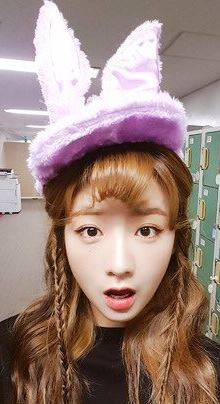
//> input picture opencv-2.4/test.JPG, 220 x 404 px, given in place of the camera
$ ./main   (built with g++ and OpenCV 4)
//> lines starting //> are read from the running program, lines starting //| are printed output that depends on the picture
### opencv-2.4/FaceTask.h
#pragma once
#include <iostream>
#include <string>
#include <fstream>
#include <sstream>
#include <time.h>
#include <Windows.h>

#include "opencv2\core\core.hpp"
#include "opencv2\contrib\contrib.hpp"
#include "opencv2\highgui\highgui.hpp"
#include "opencv2\objdetect\objdetect.hpp"
#include "opencv2\opencv.hpp"

using namespace cv;
using namespace std;


class FaceTask
{
public:
	FaceTask();

	void data_list_read(const string& file_name, vector<Mat>& image_list, vector<int>& label_list);
	void ImageTrainner();
	int WindowsFaceGate(Mat&, VideoCapture&);
	void ShowIMG2LBP();
	Mat image2LBP(Mat src);

	~FaceTask();

};

### opencv-2.4/HandTask.h
#pragma once

#include <iostream>
#include <string>
#include <fstream>
#include <sstream>
#include <time.h>
#include <Windows.h>

#include "opencv2\core\core.hpp"
#include "opencv2\contrib\contrib.hpp"
#include "opencv2\highgui\highgui.hpp"
#include "opencv2\objdetect\objdetect.hpp"
#include "opencv2\opencv.hpp"

using namespace std;
using namespace cv;

class HandTask
{
public:
	HandTask();
	void erode_dilate(Mat&, Size);
	int getMaxContoursIdx(Mat&, vector<vector<Point>>&, vector<Vec4i>&, int);
	Point getMousePosition(Rect, int);

	~HandTask();
};

### opencv-2.4/HandTask.cpp
#include "HandTask.h"

HandTask::HandTask()
{
}

// [48 lines left out: functions erode_dilate, getMaxContoursIdx, getMousePosition, not called in this run]


HandTask::~HandTask()
{
}

### opencv-2.4/FaceTask.cpp
#pragma once
#include "FaceTask.h"

string classifier = "K:/Downloads/opencv/sources/data/haarcascades/haarcascade_frontalface_default.xml";
string save_path = "D:/Programming/ImageProcessing/opencv-2.4/trainner2.yml";
string sample_path = "D:/Programming/ImageProcessing/opencv-2.4/dataSet/User.1.46.jpg";
string command_file = "D:/Programming/ImageProcessing/opencv-2.4/order.txt";
string learning_data = "D:/Programming/ImageProcessing/opencv-2.4/trainner2.yml";

FaceTask::FaceTask()
{
}


// [50 lines left out: functions data_list_read, ImageTrainner, not called in this run]


int FaceTask::WindowsFaceGate(Mat& frame, VideoCapture& cap) {
	bool result = false;
	clock_t limit_time;

	cout << "==================== Start recognition ====================" << endl;

	Ptr<FaceRecognizer>  model = createLBPHFaceRecognizer();
	model->load(learning_data);
//> (this line was passed over: load is not available in this run)

	CascadeClassifier face_cascade;

	if (!face_cascade.load(classifier)) {
		cout << " Error loading file" << endl;
		return -2;
	}

	clock_t start = clock();


	Mat testSample = imread(sample_path, 0);
//> User.1.46.jpg cannot be read in this run, so this picture is empty
	int img_width = testSample.cols;
//> img_width = 0
	int img_height = testSample.rows;
//> img_height = 0


	while (true)
	{
		cap >> frame;
//> frame is the input picture: 404 rows x 220 cols, CV_8UC3; mean B, G, R 122.4, 130.7, 154.4

		vector<Rect> faces;
		Mat graySacleFrame;
		Mat original;
		Mat test_mat;

		if (!frame.empty()) {
			int width = 0;
			int height = 0;

			Rect roi;

			original = frame.clone();
			test_mat = frame.clone();

			cvtColor(frame, graySacleFrame, CV_BGR2GRAY);
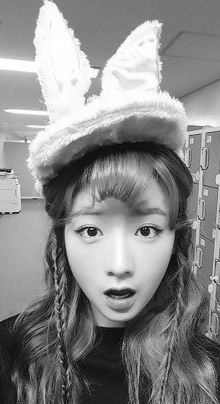
//> graySacleFrame: 404 rows x 220 cols, CV_8UC1; min 2, max 255, mean 136.9
			equalizeHist(graySacleFrame, graySacleFrame);
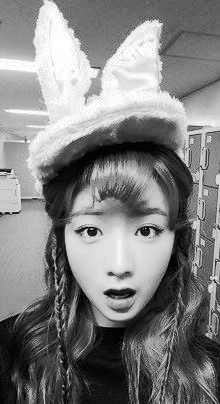
//> graySacleFrame: 404 rows x 220 cols, CV_8UC1; min 0, max 255, mean 128.1

			face_cascade.detectMultiScale(graySacleFrame, faces, 1.1, 3, 0, cv::Size(90, 90));
//> faces = 1 Rect (x, y, width, height): [48, 181, 138, 138]

			for (int i = 0; i < faces.size(); i++)
			{
				Rect face_i = faces[i];
				Mat face_resized;
				Mat face = graySacleFrame(face_i);

				int label = -1;
				double confidence = 0.0;

				roi.x = faces[i].x; roi.width = faces[i].width;
				roi.y = faces[i].y; roi.height = faces[i].height;

				cv::resize(face, face_resized, Size(img_width, img_height), 1.0, 1.0, INTER_CUBIC);
				cv::resize(test_mat, test_mat, Size(img_width, img_height), 1.0, 1.0, INTER_CUBIC);

//> (the run ends here: the program stops with an error, at `model->predict(face_resized, label, confidence);`)
